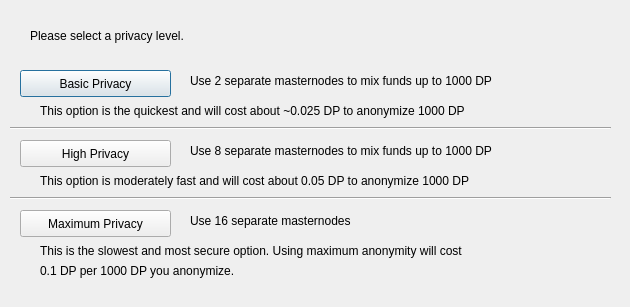
<?xml version="1.0" encoding="UTF-8"?>
<ui version="4.0">
 <class>DarksendConfig</class>
 <widget class="QDialog" name="DarksendConfig">
  <property name="geometry">
   <rect>
    <x>0</x>
    <y>0</y>
    <width>630</width>
    <height>307</height>
   </rect>
  </property>
  <property name="windowTitle">
   <string>Configure Darksend</string>
  </property>
  <widget class="QPushButton" name="buttonBasic">
   <property name="geometry">
    <rect>
     <x>20</x>
     <y>70</y>
     <width>151</width>
     <height>27</height>
    </rect>
   </property>
   <property name="text">
    <string>Basic Privacy</string>
   </property>
  </widget>
  <widget class="QPushButton" name="buttonHigh">
   <property name="geometry">
    <rect>
     <x>20</x>
     <y>140</y>
     <width>151</width>
     <height>27</height>
    </rect>
   </property>
   <property name="text">
    <string>High Privacy</string>
   </property>
  </widget>
  <widget class="QPushButton" name="buttonMax">
   <property name="geometry">
    <rect>
     <x>20</x>
     <y>210</y>
     <width>151</width>
     <height>27</height>
    </rect>
   </property>
   <property name="text">
    <string>Maximum Privacy</string>
   </property>
  </widget>
  <widget class="QLabel" name="label">
   <property name="geometry">
    <rect>
     <x>30</x>
     <y>20</y>
     <width>571</width>
     <height>31</height>
    </rect>
   </property>
   <property name="text">
    <string>Please select a privacy level.</string>
   </property>
  </widget>
  <widget class="QLabel" name="label_2">
   <property name="geometry">
    <rect>
     <x>190</x>
     <y>70</y>
     <width>421</width>
     <height>21</height>
    </rect>
   </property>
   <property name="text">
    <string>Use 2 separate masternodes to mix funds up to 1000 DP</string>
   </property>
  </widget>
  <widget class="QLabel" name="label_3">
   <property name="geometry">
    <rect>
     <x>190</x>
     <y>140</y>
     <width>411</width>
     <height>21</height>
    </rect>
   </property>
   <property name="text">
    <string>Use 8 separate masternodes to mix funds up to 1000 DP</string>
   </property>
  </widget>
  <widget class="QLabel" name="label_4">
   <property name="geometry">
    <rect>
     <x>190</x>
     <y>210</y>
     <width>421</width>
     <height>21</height>
    </rect>
   </property>
   <property name="text">
    <string>Use 16 separate masternodes</string>
   </property>
  </widget>
  <widget class="QLabel" name="label_6">
   <property name="geometry">
    <rect>
     <x>40</x>
     <y>100</y>
     <width>561</width>
     <height>21</height>
    </rect>
   </property>
   <property name="text">
    <string>This option is the quickest and will cost about ~0.025 DP to anonymize 1000 DP</string>
   </property>
  </widget>
  <widget class="QLabel" name="label_7">
   <property name="geometry">
    <rect>
     <x>40</x>
     <y>170</y>
     <width>561</width>
     <height>21</height>
    </rect>
   </property>
   <property name="text">
    <string>This option is moderately fast and will cost about 0.05 DP to anonymize 1000 DP</string>
   </property>
  </widget>
  <widget class="QLabel" name="label_8">
   <property name="geometry">
    <rect>
     <x>40</x>
     <y>240</y>
     <width>561</width>
     <height>21</height>
    </rect>
   </property>
   <property name="text">
    <string>This is the slowest and most secure option. Using maximum anonymity will cost</string>
   </property>
  </widget>
  <widget class="QLabel" name="label_9">
   <property name="geometry">
    <rect>
     <x>40</x>
     <y>260</y>
     <width>561</width>
     <height>21</height>
    </rect>
   </property>
   <property name="text">
    <string>0.1 DP per 1000 DP you anonymize.</string>
   </property>
  </widget>
  <widget class="Line" name="line">
   <property name="geometry">
    <rect>
     <x>10</x>
     <y>120</y>
     <width>601</width>
     <height>16</height>
    </rect>
   </property>
   <property name="orientation">
    <enum>Qt::Horizontal</enum>
   </property>
  </widget>
  <widget class="Line" name="line_2">
   <property name="geometry">
    <rect>
     <x>10</x>
     <y>190</y>
     <width>601</width>
     <height>16</height>
    </rect>
   </property>
   <property name="orientation">
    <enum>Qt::Horizontal</enum>
   </property>
  </widget>
 </widget>
 <resources/>
 <connections/>
</ui>
